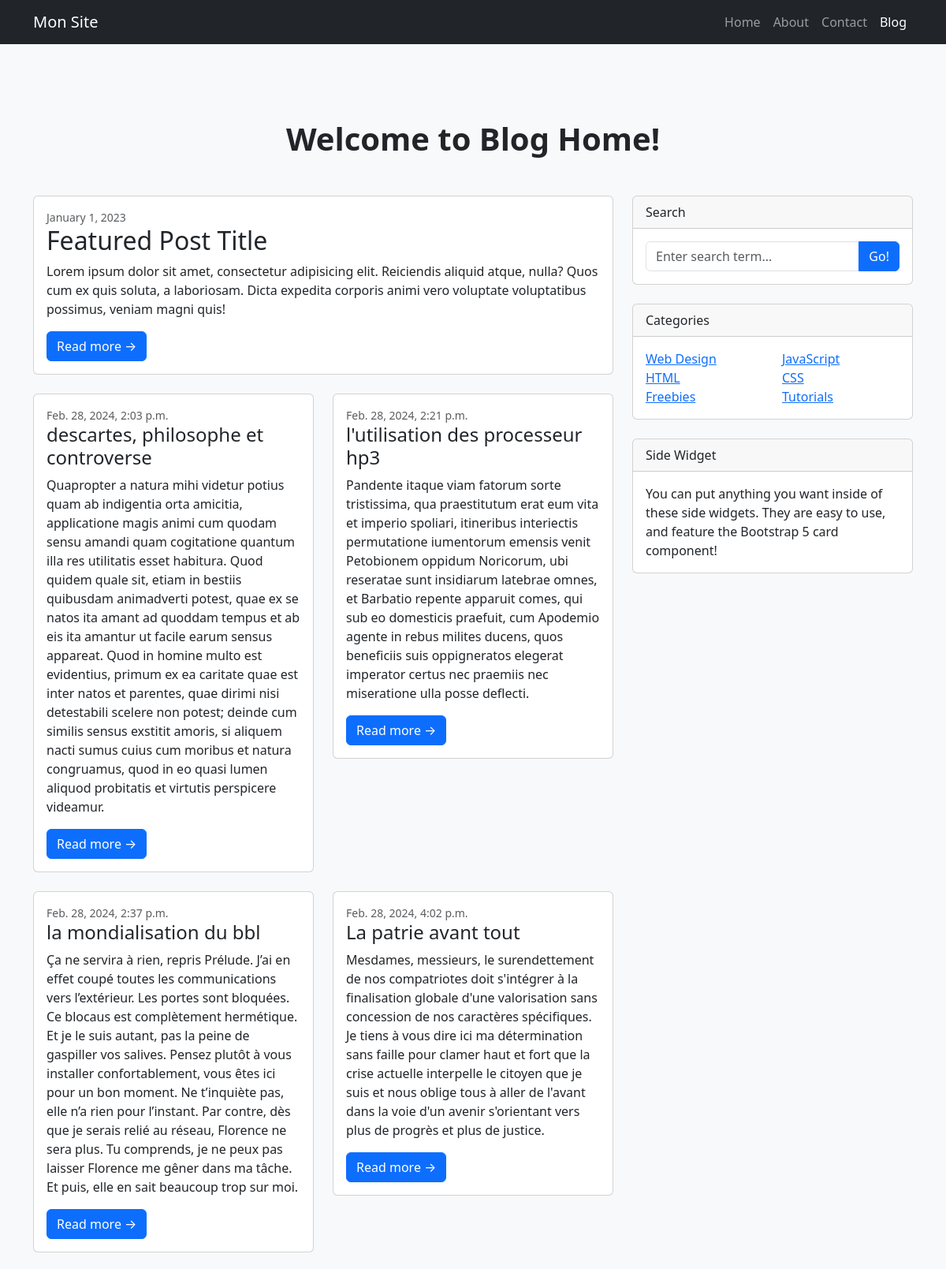
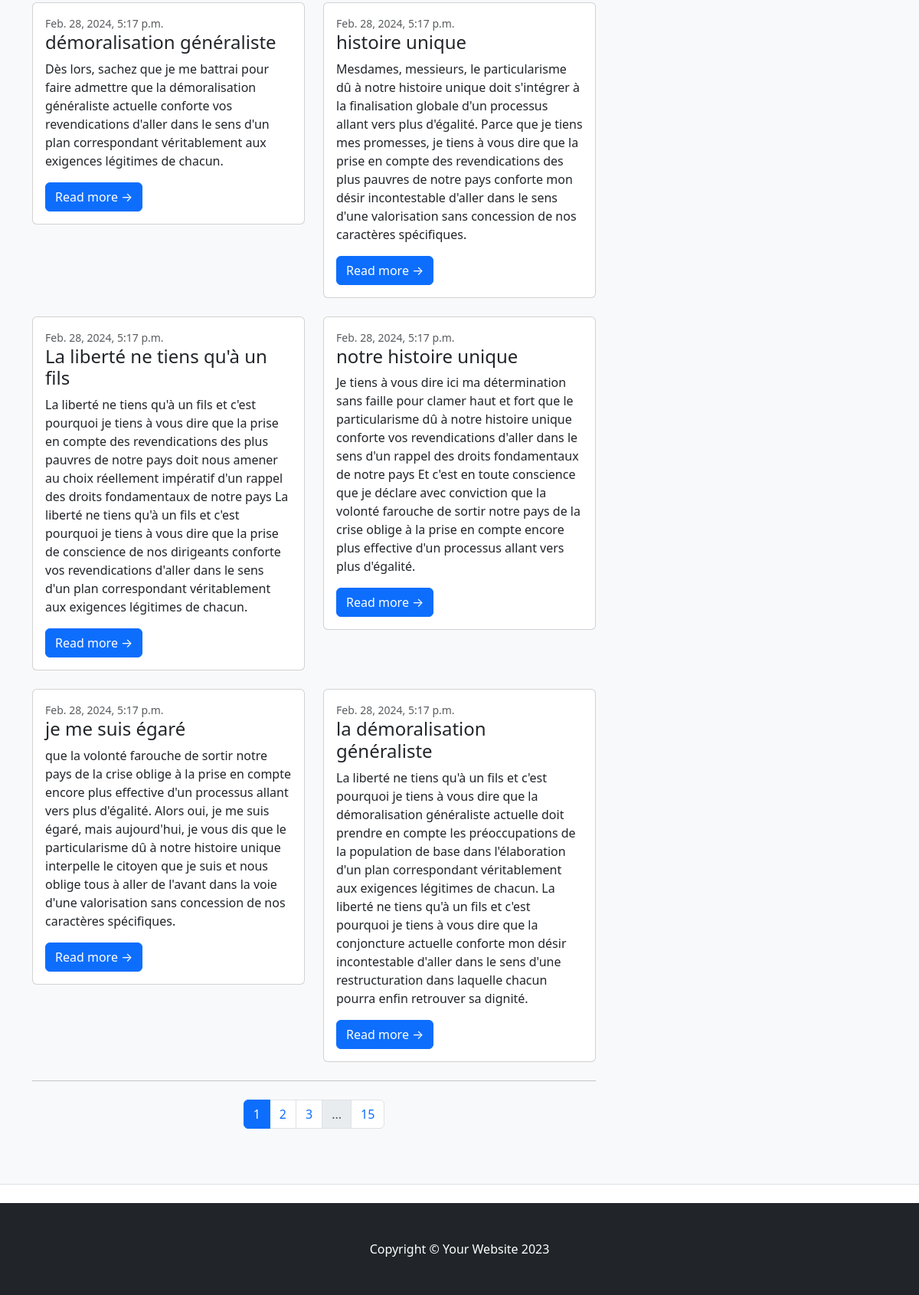
The page / on the database its author committed (2 pictures, top to bottom).
### account/models.py (models this page shows, shortened)
class Post(models.Model):
    STATUS_CHOICES = (
        ('draft', 'Draft'),
        ('published','Published'),
    )
    title = models.CharField(max_length=200)
    slug = models.SlugField(max_length=200)
    body = models.TextField()
    created = models.DateField(auto_now_add=True)
    updated = models.DateField(auto_now=True)
    status = models.CharField(choices=STATUS_CHOICES,
             default='draft', max_length=10)
    publish = models.DateTimeField(default=timezone.now())
    author = models.ForeignKey(User, on_delete=models.CASCADE,
                               related_name='posted')

### account/views.py (the view)
# urls.py: path('',views.post_list, name='post_list'),
def post_list(request):
    object_list = Post.objects.all()
    paginator = Paginator(object_list, 10) # Show
    page = request.GET.get('page')
    try:
        posts = paginator.page(page)
    except PageNotAnInteger:
        posts =  paginator.page(1)
    except EmptyPage:
        posts = paginator.page(paginator.num_pages)
    context = {
        'posts': posts,
        'page' :page,
    }
    return render(request, 'account/post/list.html', context)

### account/templates/account/post/list.html
{% extends "account/base.html" %}
{% block content %}
    <header class="py-5 bg-light border-bottom mb-4">
        <div class="container">
            <div class="text-center my-5">
                <h1 class="fw-bolder">Welcome to Blog Home!</h1>
            </div>
        </div>
            <div class="container">
                <div class="row">
                    <div class="col-lg-8">
                        <div class="card mb-4">
                            <div class="card-body">
                                <div class="small text-muted">January 1, 2023</div>
                                <h2 class="card-title">Featured Post Title</h2>
                                <p class="card-text">Lorem ipsum dolor sit amet, consectetur adipisicing elit. Reiciendis aliquid atque, nulla? Quos cum ex quis soluta, a laboriosam. Dicta expedita corporis animi vero voluptate voluptatibus possimus, veniam magni quis!</p>
                                <a class="btn btn-primary" href="#!">Read more →</a>
                            </div>
                        </div>
                        <div class="row">
                            {%for post in posts%}
                                <div class="col-lg-6">
                                    <div class="card mb-4">
                                        <div class="card-body">
                                            <div class="small text-muted">{{post.publish}}</div>
                                            <h2 class="card-title h4">{{post.title}}</h2>
                                            <p class="card-text">{{post.body}}</p>
                                            <a class="btn btn-primary" href="{%url 'post_detail' post.slug%}">Read more →</a>
                                        </div>
                                    </div>
                                </div>
                            {%endfor%}
                        </div>
                        {% include "account/layout/pagination.html" %}
                    </div>
                    <div class="col-lg-4">
                        <div class="card mb-4">
                            <div class="card-header">Search</div>
                            <div class="card-body">
                                <div class="input-group">
                                    <input class="form-control" type="text" placeholder="Enter search term..." aria-label="Enter search term..." aria-describedby="button-search" />
                                    <button class="btn btn-primary" id="button-search" type="button">Go!</button>
                                </div>
                            </div>
                        </div>
                        <div class="card mb-4">
                            <div class="card-header">Categories</div>
                            <div class="card-body">
                                <div class="row">
                                    <div class="col-sm-6">
                                        <ul class="list-unstyled mb-0">
                                            <li><a href="#!">Web Design</a></li>
                                            <li><a href="#!">HTML</a></li>
                                            <li><a href="#!">Freebies</a></li>
                                        </ul>
                                    </div>
                                    <div class="col-sm-6">
                                        <ul class="list-unstyled mb-0">
                                            <li><a href="#!">JavaScript</a></li>
                                            <li><a href="#!">CSS</a></li>
                                            <li><a href="#!">Tutorials</a></li>
                                        </ul>
                                    </div>
                                </div>
                            </div>
                        </div>
                        <div class="card mb-4">
                            <div class="card-header">Side Widget</div>
                            <div class="card-body">You can put anything you want inside of these side widgets. They are easy to use, and feature the Bootstrap 5 card component!</div>
                        </div>
                    </div>
                </div>
            </div>
    </header>
{% endblock content %}

### account/templates/account/base.html (shortened to what this page needs)
{% load static %}
<!DOCTYPE html>
<html lang="en">
<head>
    <link rel="stylesheet" href="{% static  'account/css/bootstrap.css' %}">
</head>
    <body>
        <body>
            <nav class="navbar navbar-expand-lg navbar-dark bg-dark">
                <div class="container">
                    <a class="navbar-brand" href="#!">Mon Site</a>
                    <div class="collapse navbar-collapse" id="navbarSupportedContent">
                        <ul class="navbar-nav ms-auto mb-2 mb-lg-0">
                            <li class="nav-item"><a class="nav-link" href="#">Home</a></li>
                            <li class="nav-item"><a class="nav-link" href="#!">About</a></li>
                            <li class="nav-item"><a class="nav-link" href="#!">Contact</a></li>
                            <li class="nav-item"><a class="nav-link active" aria-current="page" href="#">Blog</a></li>
                        </ul>
                    </div>
                </div>
            </nav>
        {% block content %}
        {% endblock content %}
    <footer class="py-5 bg-dark">
        <div class="container"><p class="m-0 text-center text-white">Copyright &copy; Your Website 2023</p></div>
    </footer>
    </body>
</html>

### account/templates/account/layout/pagination.html (shortened to what this page needs)
<nav aria-label="Pagination">
    <hr class="my-0" />
    <ul class="pagination justify-content-center my-4">
        <li class="page-item active" aria-current="page"><a class="page-link" href="#!">1</a></li>
        <li class="page-item"><a class="page-link" href="#!">2</a></li>
        <li class="page-item"><a class="page-link" href="#!">3</a></li>
        <li class="page-item disabled"><a class="page-link" href="#!">...</a></li>
        <li class="page-item"><a class="page-link" href="#!">15</a></li>
    </ul>
</nav>

### rows shown on the page
Post: publish "Feb. 28, 2024, 2:03 p.m.", title "descartes, philosophe et controverse", body "Quapropter a natura mihi videtur potius quam ab indigentia orta amicitia, applicatione magis animi cum quodam sensu amandi quam cogitatione quantum illa res utilitatis esset habitura. Quod quidem quale sit, etiam in bestiis quibusdam animadverti potest, quae ex se natos ita amant ad quoddam tempus et ab eis ita amantur ut facile earum sensus appareat. Quod in homine multo est evidentius, primum ex ea caritate quae est inter natos et parentes, quae dirimi nisi detestabili scelere non potest; deinde cum similis sensus exstitit amoris, si aliquem nacti sumus cuius cum moribus et natura congruamus, quod in eo quasi lumen aliquod probitatis et virtutis perspicere videamur."
Post: publish "Feb. 28, 2024, 2:21 p.m.", title "l'utilisation des processeur hp3", body "Pandente itaque viam fatorum sorte tristissima, qua praestitutum erat eum vita et imperio spoliari, itineribus interiectis permutatione iumentorum emensis venit Petobionem oppidum Noricorum, ubi reseratae sunt insidiarum latebrae omnes, et Barbatio repente apparuit comes, qui sub eo domesticis praefuit, cum Apodemio agente in rebus milites ducens, quos beneficiis suis oppigneratos elegerat imperator certus nec praemiis nec miseratione ulla posse deflecti."
Post: publish "Feb. 28, 2024, 2:37 p.m.", title "la mondialisation du bbl", body "Ça ne servira à rien, repris Prélude. J’ai en effet coupé toutes les communications vers l’extérieur. Les portes sont bloquées. Ce blocaus est complètement hermétique. Et je le suis autant, pas la peine de gaspiller vos salives. Pensez plutôt à vous installer confortablement, vous êtes ici pour un bon moment. Ne t’inquiète pas, elle n’a rien pour l’instant. Par contre, dès que je serais relié au réseau, Florence ne sera plus. Tu comprends, je ne peux pas laisser Florence me gêner dans ma tâche. Et puis, elle en sait beaucoup trop sur moi."
Post: publish "Feb. 28, 2024, 4:02 p.m.", title "La patrie avant tout", body "Mesdames, messieurs, le surendettement de nos compatriotes doit s'intégrer à la finalisation globale d'une valorisation sans concession de nos caractères spécifiques. Je tiens à vous dire ici ma détermination sans faille pour clamer haut et fort que la crise actuelle interpelle le citoyen que je suis et nous oblige tous à aller de l'avant dans la voie d'un avenir s'orientant vers plus de progrès et plus de justice."
Post: publish "Feb. 28, 2024, 5:17 p.m.", title "démoralisation généraliste", body "Dès lors, sachez que je me battrai pour faire admettre que la démoralisation généraliste actuelle conforte vos revendications d'aller dans le sens d'un plan correspondant véritablement aux exigences légitimes de chacun."
Post: publish "Feb. 28, 2024, 5:17 p.m.", title "histoire unique", body "Mesdames, messieurs, le particularisme dû à notre histoire unique doit s'intégrer à la finalisation globale d'un processus allant vers plus d'égalité. Parce que je tiens mes promesses, je tiens à vous dire que la prise en compte des revendications des plus pauvres de notre pays conforte mon désir incontestable d'aller dans le sens d'une valorisation sans concession de nos caractères spécifiques."
Post: publish "Feb. 28, 2024, 5:17 p.m.", title "La liberté ne tiens qu'à un fils", body "La liberté ne tiens qu'à un fils et c'est pourquoi je tiens à vous dire que la prise en compte des revendications des plus pauvres de notre pays doit nous amener au choix réellement impératif d'un rappel des droits fondamentaux de notre pays La liberté ne tiens qu'à un fils et c'est pourquoi je tiens à vous dire que la prise de conscience de nos dirigeants conforte vos revendications d'aller dans le sens d'un plan correspondant véritablement aux exigences légitimes de chacun."
Post: publish "Feb. 28, 2024, 5:17 p.m.", title "notre histoire unique", body "Je tiens à vous dire ici ma détermination sans faille pour clamer haut et fort que le particularisme dû à notre histoire unique conforte vos revendications d'aller dans le sens d'un rappel des droits fondamentaux de notre pays Et c'est en toute conscience que je déclare avec conviction que la volonté farouche de sortir notre pays de la crise oblige à la prise en compte encore plus effective d'un processus allant vers plus d'égalité."
Post: publish "Feb. 28, 2024, 5:17 p.m.", title "je me suis égaré", body "que la volonté farouche de sortir notre pays de la crise oblige à la prise en compte encore plus effective d'un processus allant vers plus d'égalité. Alors oui, je me suis égaré, mais aujourd'hui, je vous dis que le particularisme dû à notre histoire unique interpelle le citoyen que je suis et nous oblige tous à aller de l'avant dans la voie d'une valorisation sans concession de nos caractères spécifiques."
Post: publish "Feb. 28, 2024, 5:17 p.m.", title "la démoralisation généraliste", body "La liberté ne tiens qu'à un fils et c'est pourquoi je tiens à vous dire que la démoralisation généraliste actuelle doit prendre en compte les préoccupations de la population de base dans l'élaboration d'un plan correspondant véritablement aux exigences légitimes de chacun. La liberté ne tiens qu'à un fils et c'est pourquoi je tiens à vous dire que la conjoncture actuelle conforte mon désir incontestable d'aller dans le sens d'une restructuration dans laquelle chacun pourra enfin retrouver sa dignité."
